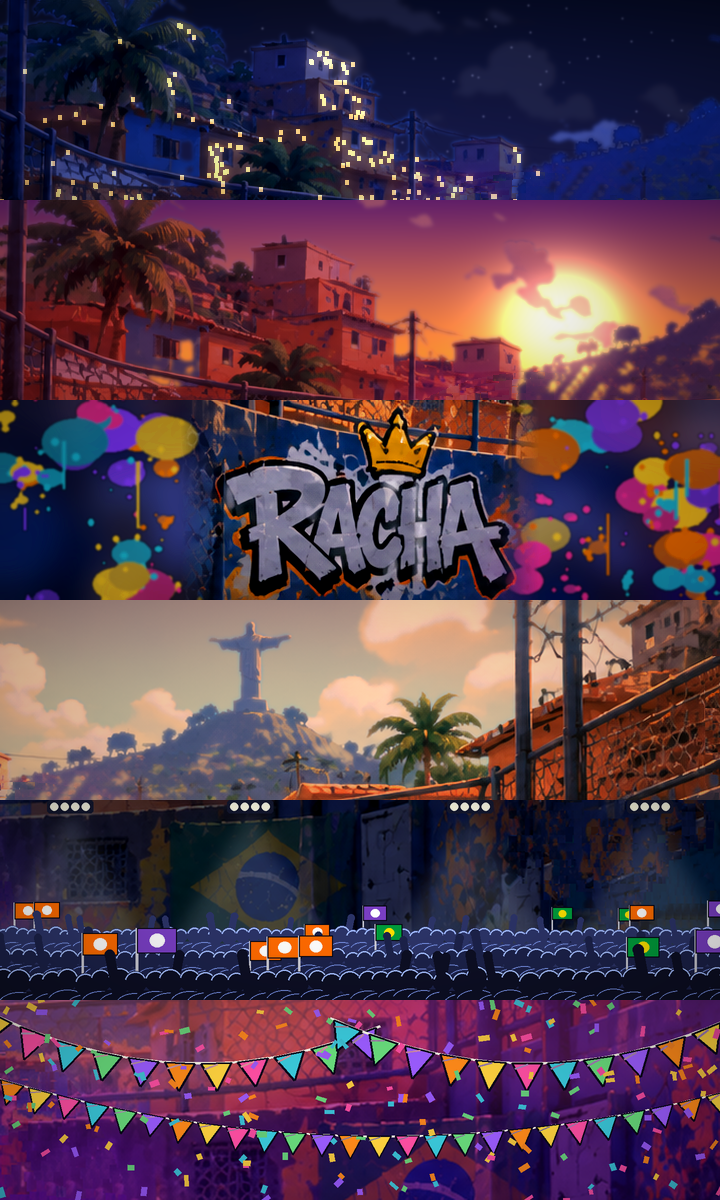

The script that saved this image:
#!/usr/bin/env python3
"""RACHA v91 · os BANNERS DE PERFIL no estilo da imagem de referência: cada cena é um recorte da própria quadra da tela
inicial (tools/v91/fundo_limpo.png, a imagem enviada sem os botões), com a luz e a cor de cada banner e o que falta
desenhado por cima (as janelas acesas, o sol, os refletores, a galera, as bandeirinhas e o confete). Sai um atlas só: banners.webp (720 × 200 cada,
um embaixo do outro) + banners.json (a ordem). O jogo desenha o banner pelo nome da cena (o mesmo do catálogo v88).

Rodar: python3 tools/v91/banners.py      (depois do fundo.py)
"""
import json, math, pathlib
import numpy as np
import cv2
from PIL import Image, ImageDraw, ImageFilter

AQUI = pathlib.Path(__file__).resolve().parent
A = np.asarray(Image.open(AQUI / 'fundo_limpo.png').convert('RGB')).astype(np.float32) / 255.0   # 1672 × 837
W, H = 720, 200


def recorte(x0, y0, x1, y1):
    im = Image.fromarray((A[y0:y1, x0:x1] * 255).astype(np.uint8)).resize((W, H), Image.LANCZOS)
    return np.asarray(im).astype(np.float32) / 255.0


def mistura(a, b, t):
    return a * (1 - t) + b * t


def lum(a):
    return a[..., 0] * .299 + a[..., 1] * .587 + a[..., 2] * .114


def contraste(a, c=1.15, meio=.45):
    return np.clip((a - meio) * c + meio, 0, 1)


def vinheta(a, forca=.45):
    yy, xx = np.mgrid[0:H, 0:W].astype(np.float32)
    d = ((xx - W / 2) / (W * .62)) ** 2 + ((yy - H / 2) / (H * .9)) ** 2
    return a * (1 - forca * np.clip(d, 0, 1))[..., None]


def brilho(a, mask, cor, raio=6, forca=1.0):
    """luz que vaza (bloom) de onde a máscara acende"""
    m = cv2.GaussianBlur(mask.astype(np.float32), (0, 0), raio)
    return np.clip(a + m[..., None] * np.array(cor, np.float32) * forca, 0, 1)


def noite():  # Laje Noturna: as casas do morro à noite, as janelas acesas e o céu com estrelas
    a = recorte(300, 0, 1020, 200)
    L = lum(a)
    sat = a.max(2) - a.min(2)
    yy0 = np.linspace(0, 1, H, dtype=np.float32)[:, None] * np.ones((1, W), np.float32)
    nuvem = (L > .72) & (sat < .2) & (yy0 < .6)
    ceu = ((a[..., 2] > a[..., 0] + .08) & (L > .45)) | nuvem
    n = a * np.array([.28, .34, .62], np.float32) + np.array([.01, .02, .06], np.float32)
    n = contraste(n, 1.25, .2)
    yy = np.linspace(0, 1, H, dtype=np.float32)[:, None]
    ceu_cor = mistura(np.array([.02, .03, .10], np.float32), np.array([.10, .10, .30], np.float32), yy[..., None] * np.ones((1, W, 1), np.float32))
    cm = cv2.GaussianBlur(ceu.astype(np.float32), (0, 0), 2)[..., None]
    n = mistura(n, ceu_cor, cm * .92)
    nm = cv2.GaussianBlur(nuvem.astype(np.float32), (0, 0), 3)[..., None]
    n = mistura(n, np.array([.16, .18, .34], np.float32) * np.ones_like(n), nm * .55)
    rng = np.random.default_rng(91)
    est = np.zeros((H, W), np.float32)
    for _ in range(90):
        x, y = rng.integers(0, W), rng.integers(0, H)
        if ceu[y, x]: est[y, x] = rng.uniform(.5, 1)
    n = brilho(n, est, (.9, .9, 1.0), 1.0, 1.2)
    # as janelas: as paredes claras e quentes da imagem viram luz amarela
    quente = (a[..., 0] > .62) & (a[..., 0] > a[..., 2] + .18) & ~ceu
    jan = np.zeros((H, W), np.float32)
    ys, xs = np.nonzero(quente)
    sel = rng.choice(len(ys), size=min(150, len(ys)), replace=False) if len(ys) else []
    for i in sel:
        y, x = ys[i], xs[i]
        cv2.rectangle(jan, (int(x), int(y)), (int(x) + 3, int(y) + 4), 1.0, -1)
    n = np.clip(n + jan[..., None] * np.array([1.0, .78, .35], np.float32) * .85, 0, 1)
    n = brilho(n, jan, (1.0, .7, .3), 5, .55)
    return vinheta(n, .35)


def por_do_sol():  # Pôr do Sol: o céu laranja e rosa atrás dos telhados, o sol baixo
    a = recorte(300, 0, 1020, 200)
    L = lum(a)
    ceu = (a[..., 2] > a[..., 0] + .08) & (L > .45)
    cm = cv2.GaussianBlur(ceu.astype(np.float32), (0, 0), 2)[..., None]
    yy = np.linspace(0, 1, H, dtype=np.float32)[:, None, None] * np.ones((1, W, 1), np.float32)
    ceu_cor = mistura(np.array([.42, .16, .45], np.float32), np.array([1.0, .55, .22], np.float32), np.clip(yy * 1.3, 0, 1))
    xx = np.linspace(0, 1, W, dtype=np.float32)[None, :]
    sol = np.exp(-(((xx - .78) / .09) ** 2 + ((np.linspace(0, 1, H)[:, None] - .62) / .3) ** 2))
    ceu_cor = np.clip(ceu_cor + sol[..., None] * np.array([1.0, .85, .5], np.float32) * .9, 0, 1)
    casas = a * np.array([.62, .38, .46], np.float32)
    casas = np.clip(casas + np.array([.12, .03, .05], np.float32), 0, 1)
    n = mistura(casas, ceu_cor, cm)
    n = brilho(n, sol > .5, (1.0, .7, .35), 14, .6)
    return vinheta(contraste(n, 1.1, .4), .3)


def grafite():  # Muro Grafitado: o RACHA da imagem no meio do muro, com tinta respingada em volta
    corte = A[222:422, 248:608]                                   # as letras e a coroa (360 × 200)
    meio = np.asarray(Image.fromarray((corte * 255).astype(np.uint8))).astype(np.float32) / 255.0
    muro = cv2.GaussianBlur(cv2.resize(meio, (W, H), interpolation=cv2.INTER_AREA), (0, 0), 18)
    muro = muro * np.array([.55, .62, .95], np.float32)
    rng = np.random.default_rng(12)
    img = Image.fromarray((np.clip(muro, 0, 1) * 255).astype(np.uint8)).convert('RGBA')
    tinta = Image.new('RGBA', (W, H), (0, 0, 0, 0)); g = ImageDraw.Draw(tinta)
    cores = [(255, 79, 163), (59, 201, 219), (255, 210, 63), (155, 92, 255), (255, 138, 26)]
    for i in range(60):
        x = int(rng.choice([rng.integers(0, 200), rng.integers(520, W)])); y = int(rng.integers(0, H)); r = int(rng.integers(6, 34))
        g.ellipse((x - r, y - r * .7, x + r, y + r * .7), fill=cores[i % 5] + (int(rng.integers(120, 210)),))
        for j in range(5):
            dx, dy = rng.normal(0, r * 1.2, 2); rr = rng.uniform(1.5, 4)
            g.ellipse((x + dx - rr, y + dy - rr, x + dx + rr, y + dy + rr), fill=cores[i % 5] + (200,))
    for i in range(12):                                            # os pingos escorrendo
        x = int(rng.integers(0, W)); y = int(rng.integers(20, 120)); c = cores[i % 5]
        g.rectangle((x, y, x + 3, y + int(rng.integers(20, 70))), fill=c + (190,))
    tinta = tinta.filter(ImageFilter.GaussianBlur(1.2))
    img.alpha_composite(tinta)
    # as letras no meio, com a beirada sumindo no muro
    m = np.ones((200, 360), np.float32)
    rx = np.minimum(np.arange(360), 359 - np.arange(360)) / 40.0
    m = np.clip(np.minimum(m, rx[None, :]), 0, 1)
    letras = Image.fromarray((meio * 255).astype(np.uint8)).convert('RGBA')
    letras.putalpha(Image.fromarray((m * 255).astype(np.uint8)))
    img.alpha_composite(letras, (180, 0))
    out = np.asarray(img.convert('RGB')).astype(np.float32) / 255.0
    hsv = cv2.cvtColor((out * 255).astype(np.uint8), cv2.COLOR_RGB2HSV).astype(np.float32)
    hsv[..., 1] = np.clip(hsv[..., 1] * 1.2, 0, 255)
    out = cv2.cvtColor(hsv.astype(np.uint8), cv2.COLOR_HSV2RGB).astype(np.float32) / 255.0
    return vinheta(contraste(out, 1.1, .45), .3)


def cristo():  # Cristo ao Fundo: o morro e o Cristo no fim de tarde
    a = recorte(812, 0, 1492, 189)
    n = a * np.array([1.08, .9, .78], np.float32) + np.array([.05, .02, 0], np.float32)
    L = lum(a)
    ceu = (a[..., 2] > a[..., 0] + .08) & (L > .45)
    cm = cv2.GaussianBlur(ceu.astype(np.float32), (0, 0), 2)[..., None]
    yy = np.linspace(0, 1, H, dtype=np.float32)[:, None, None] * np.ones((1, W, 1), np.float32)
    ceu_cor = mistura(np.array([.98, .62, .35], np.float32), np.array([1.0, .82, .55], np.float32), yy)
    n = mistura(n, mistura(n, ceu_cor, .55), cm)
    return vinheta(contraste(np.clip(n, 0, 1), 1.08, .45), .3)


def arquibancada():  # Arquibancada: a quadra à noite, os refletores e a galera na arquibancada (de pé, de braço para cima, com bandeira)
    a = recorte(1040, 268, 1660, 440)
    n = a * np.array([.34, .42, .62], np.float32)
    n = contraste(n, 1.2, .2)
    K = 2                                                          # (desenhado no dobro e reduzido: as beiradas ficam lisas)
    img = Image.fromarray((n * 255).astype(np.uint8)).resize((W * K, H * K), Image.LANCZOS).convert('RGBA')
    luz = Image.new('RGBA', (W * K, H * K), (0, 0, 0, 0))
    d = ImageDraw.Draw(luz)
    for i, x in enumerate((70, 250, 470, 650)):                    # os refletores e os fachos
        x *= K
        d.polygon([(x - 14, 22), (x + 14, 22), (x + 230, H * K), (x - 230, H * K)], fill=(235, 245, 255, 38))
    luz = luz.filter(ImageFilter.GaussianBlur(10 * K))
    img.alpha_composite(luz)
    g = ImageDraw.Draw(img)
    for x in (70, 250, 470, 650):
        x *= K
        g.rounded_rectangle((x - 46, 0, x + 46, 26), 6, fill=(20, 24, 48, 255))
        for j in range(4):
            g.ellipse((x - 40 + j * 21, 5, x - 24 + j * 21, 21), fill=(255, 252, 228, 255))
    rng = np.random.default_rng(7)
    fileiras = [(H * K - 128, .7, (44, 52, 104)), (H * K - 84, .86, (28, 34, 74)), (H * K - 38, 1.06, (13, 15, 36))]
    bandeiras = [((0, 156, 59), (255, 223, 0)), ((255, 106, 0), (255, 255, 255)), ((122, 63, 196), (255, 255, 255))]
    for yb, esc, cor in fileiras:                                    # de trás para a frente: menores e mais claros atrás
        x = -20
        while x < W * K + 20:
            x += int(rng.integers(26, 40) * esc)
            hd = rng.uniform(9, 12) * esc * K / 2 * 2
            yc = yb + rng.uniform(-6, 6) * esc
            c = cor + (255,)
            # o corpo (ombros e tronco) e a cabeça
            g.rounded_rectangle((x - hd * 1.9, yc + hd * .9, x + hd * 1.9, H * K + 10), int(hd * .9), fill=c)
            g.ellipse((x - hd, yc - hd, x + hd, yc + hd), fill=c)
            g.arc((x - hd + 1, yc - hd + 1, x + hd - 1, yc + hd - 1), 195, 345, fill=(160, 185, 255, 230), width=max(3, int(3 * esc)))   # a luz dos refletores no contorno
            g.arc((x - hd * 1.9 + 2, yc + hd * .9 + 2, x + hd * 1.9 - 2, yc + hd * 3.2), 200, 340, fill=(120, 145, 230, 170), width=max(2, int(2 * esc)))
            r = rng.random()
            if r < .22:                                              # o braço para cima
                lado = 1 if rng.random() < .5 else -1
                bx = x + lado * hd * 1.6
                g.line([(bx, yc + hd * 1.3), (bx + lado * hd * .7, yc - hd * 2.4)], fill=c, width=int(hd * .9))
                g.ellipse((bx + lado * hd * .7 - hd * .45, yc - hd * 2.9, bx + lado * hd * .7 + hd * .45, yc - hd * 2.0), fill=c)
            elif r < .32:                                            # a bandeira
                f0, f1 = bandeiras[int(rng.integers(0, 3))]
                bx = x + hd * 1.4; topo = yc - hd * 4.2
                g.line([(bx, yc + hd), (bx, topo)], fill=(200, 200, 210, 255), width=max(2, int(hd * .25)))
                g.rectangle((bx, topo, bx + hd * 3.2, topo + hd * 2.0), fill=f0 + (255,), outline=(8, 8, 20, 255), width=2)
                g.ellipse((bx + hd * 1.0, topo + hd * .45, bx + hd * 2.2, topo + hd * 1.55), fill=f1 + (255,))
    img = img.resize((W, H), Image.LANCZOS)
    out = np.asarray(img.convert('RGB')).astype(np.float32) / 255.0
    return vinheta(out, .3)


def bandeirinhas(g, x0, y0, x1, y1, queda, cores, tam, rng):
    """um varal de bandeirinhas (as de festa): a linha caindo no meio e os triângulos pendurados, cada um na sua cor"""
    n = max(2, int(abs(x1 - x0) / (tam * 1.15)))
    pts = []
    for i in range(n * 4 + 1):
        t = i / (n * 4)
        x = x0 + (x1 - x0) * t; y = y0 + (y1 - y0) * t + queda * 4 * t * (1 - t)
        pts.append((x, y))
    g.line(pts, fill=(250, 246, 230, 255), width=max(2, int(tam * .09)))
    for i in range(n):
        t = (i + .5) / n
        x = x0 + (x1 - x0) * t; y = y0 + (y1 - y0) * t + queda * 4 * t * (1 - t)
        incl = math.atan2((y1 - y0) + queda * 4 * (1 - 2 * t), (x1 - x0))   # a bandeirinha segue a linha
        ca, sa = math.cos(incl), math.sin(incl)
        lado = tam * .5; alto = tam * (.95 + rng.uniform(-.06, .06))
        p1 = (x - ca * lado, y - sa * lado); p2 = (x + ca * lado, y + sa * lado)
        p3 = (x - sa * alto, y + ca * alto)                         # a ponta: para baixo, perpendicular à linha
        cor = cores[i % len(cores)]
        g.polygon([p1, p2, p3], fill=cor + (255,), outline=(10, 8, 26, 255))
        g.line([p1, p2, p3, p1], fill=(10, 8, 26, 255), width=max(2, int(tam * .08)))
        g.line([(p1[0] + (p3[0] - p1[0]) * .2, p1[1] + (p3[1] - p1[1]) * .2), (p1[0] + (p2[0] - p1[0]) * .5 + (p3[0] - p1[0]) * .08, p1[1] + (p2[1] - p1[1]) * .5 + 2)],
               fill=(255, 255, 255, 110), width=max(1, int(tam * .07)))


def carnaval():  # Carnaval: a rua em festa à noite — o muro com a bandeira, os varais de bandeirinhas e o confete
    a = recorte(960, 200, 1472, 342)
    n = a * np.array([.62, .38, .86], np.float32) + np.array([.08, .0, .12], np.float32)
    K = 2
    img = Image.fromarray((np.clip(contraste(n, 1.1, .4), 0, 1) * 255).astype(np.uint8)).resize((W * K, H * K), Image.LANCZOS).convert('RGBA')
    # a luz quente da festa vindo de cima
    luz = Image.new('RGBA', (W * K, H * K), (0, 0, 0, 0)); dl = ImageDraw.Draw(luz)
    for x, cor in ((180, (255, 170, 60, 70)), (560, (255, 90, 170, 60))):
        dl.ellipse(((x - 220) * K, -140 * K, (x + 220) * K, 120 * K), fill=cor)
    luz = luz.filter(ImageFilter.GaussianBlur(28 * K)); img.alpha_composite(luz)
    cam = Image.new('RGBA', (W * K, H * K), (0, 0, 0, 0))
    g = ImageDraw.Draw(cam)
    rng = np.random.default_rng(5)
    cores = [(255, 210, 63), (255, 79, 163), (59, 201, 219), (105, 219, 124), (155, 92, 255), (255, 138, 26)]
    bandeirinhas(g, -20 * K, 8 * K, 380 * K, 26 * K, 46 * K, cores, 30 * K, rng)
    bandeirinhas(g, 330 * K, 18 * K, 760 * K, 4 * K, 52 * K, cores[2:] + cores[:2], 30 * K, rng)
    bandeirinhas(g, -30 * K, 70 * K, 760 * K, 82 * K, 60 * K, cores[4:] + cores[:4], 24 * K, rng)
    for i in range(170):                                            # o confete (girado, de vários tamanhos)
        x, y = rng.uniform(0, W * K), rng.uniform(0, H * K)
        w, h = rng.uniform(5, 11) * K / 2, rng.uniform(3, 6) * K / 2
        an = rng.uniform(0, math.pi)
        ca, sa = math.cos(an), math.sin(an)
        q = [(x + ca * dx - sa * dy, y + sa * dx + ca * dy) for dx, dy in ((-w, -h), (w, -h), (w, h), (-w, h))]
        g.polygon(q, fill=cores[i % len(cores)] + (235,))
    img.alpha_composite(cam)
    img = img.resize((W, H), Image.LANCZOS)
    out = np.asarray(img.convert('RGB')).astype(np.float32) / 255.0
    return vinheta(out, .3)


CENAS = [('laje', noite), ('por_do_sol', por_do_sol), ('grafite', grafite), ('cristo', cristo), ('estadio', arquibancada), ('carnaval', carnaval)]

if __name__ == '__main__':
    atlas = np.zeros((H * len(CENAS), W, 3), np.float32)
    for i, (nome, f) in enumerate(CENAS):
        atlas[i * H:(i + 1) * H] = np.clip(f(), 0, 1)
    im = Image.fromarray((atlas * 255).astype(np.uint8))
    im.save(AQUI / 'banners.png')
    im.save(AQUI / 'banners.webp', 'WEBP', quality=82, method=6)
    json.dump({'w': W, 'h': H, 'cenas': [n for n, _ in CENAS]}, open(AQUI / 'banners.json', 'w'), indent=1)
    print('banners', im.size, (AQUI / 'banners.webp').stat().st_size, 'bytes')
